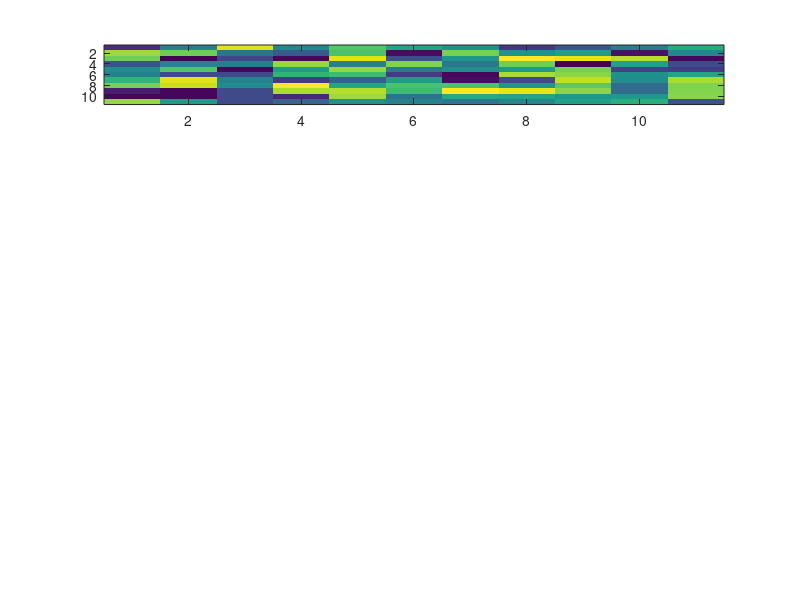

Reproduce this figure in MATLAB. (Note: this script raises an error after producing the figure.)
clc; close all; clear all;
rng(1)
path = "/home/bonenberger/Dokumente/eigenePaper/ASIM/data/structures/";

%% DMD
N = 11;
A = rand(N);
% A = A - mean(mean(A));
subplot(5,1,1)
imagesc(A)
filename = "dmd.dat";
save_file(A, filename, path)
%% piDMD
N = 11;
A = zeros(N);
for i = 1:N
    A(i,i) = rand(1);
    if i>1
        A(i,i-1) = 0.5*rand(1)+0.5;
    end
    if i<N
        A(i,i+1) = 0.5*rand(1)+0.5;
    end
end
% A = A - mean(mean(A));
subplot(5,1,2)
imagesc(A)
filename = "pidmd.dat";
save_file(A, filename, path)
%% FDsDMD
I = eye(N);
S(:, :, 1) = I;
S(:, :, 2) = toeplitz(I(:, 2), 0*I(:, 2));
S(:, :, 3) = toeplitz(0*I(:, 2), I(:, 2));
S(1, 2, 4) = 1;
S(N, N-1, 5) = 1;
A = zeros(N);
r = rand([5,1]);
for i = 1:5
    A = A + (0.5+0.5*r(i))*S(:,:,i);
end
% A = A - mean(mean(A));
subplot(5,1,3)
imagesc(A)
filename = "fddmd.dat";
save_file(A, filename, path)
for i = 1:5
    filename = strcat("struct_fddmd", int2str(i) , ".dat");
    save_file(S(:,:,i), filename, path)
end
%% HOsDMD
    I = eye(N);
    S(:, :, 1) = I;
    S(:, :, 2) = toeplitz(I(:, 2), 0*I(:, 2));
    S(:, :, 3) = toeplitz(0*I(:, 2), I(:, 2));
    S(:, :, 4) = toeplitz(I(:, 3), 0*I(:, 3));
    S(:, :, 5) = toeplitz(0*I(:, 3), I(:, 3));
    S(1, 2, 6) = 1;
    S(1, 3, 7) = 1;
    S(2, 3, 8) = 1;
    S(N, N-1, 9) = 1;
    S(N, N-2, 10) = 1;
    S(N-1, N-2, 11) = 1;
    S(1, 1, 12) = 1;
    S(2, 2, 13) = 1;
    S(N, N, 14) = 1;
    S(N-1, N-1, 15) = 1;
A = zeros(N);
for i = 1:size(S, 3)
    A = A + (0.5+0.5*rand(1))*S(:,:,i);
end
% A = A - mean(mean(A));
subplot(5,1,4)
imagesc(A)
filename = "hodmd.dat";
save_file(A, filename, path)

function save_file(X, filename, path)
    X(isinf(X)) = 0;
    X = [X zeros([size(X, 1), 1])];
    X = [X; zeros([1, size(X, 2)])];
    [xx_, yy_] = meshgrid((0:size(X, 2)-1), (0:size(X, 1)-1));
    x = round([xx_(:), yy_(:), X(:)], 8);
    % save(strcat(path, filename), 'x', '-ascii');
    
    fid = fopen(strcat(path, filename),'w');   
    fprintf(fid,' ');
    fclose(fid);
    fid = fopen(strcat(path, filename),'a'); 
    for i = 1:size(x, 1)
        if x(i, 2) == 0
            fprintf(fid, '\n');
        end
        fprintf(fid,'%i ',x(i, 1:2));
        fprintf(fid,'%.4f ',x(i, 3));
        fprintf(fid, '\n');
    end
    fclose(fid);
end